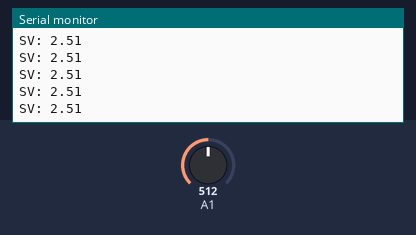
This sketch was run on a simulated Arduino Uno, built with avr-gcc and run on an emulated ATmega328P. Shown: the last lines printed to the serial monitor. Inputs (shaded band) come from the test bench; at power-on: A1 = 512.

Above: at 1.2 s.
1.3 s: A1 set to 716
At 2.3 s:
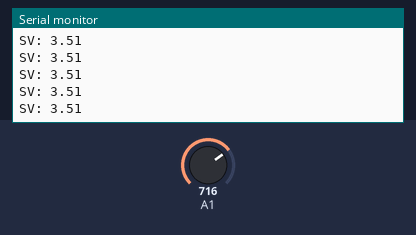
2.8 s: A1 set to 0
At 3.5 s:
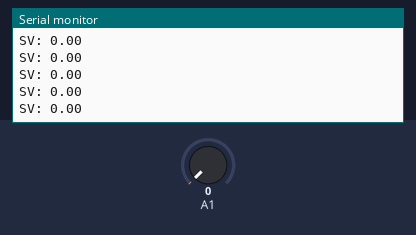
Timing chart, 0 to 5.8 s (numbered marks = the images above; inputs shaded):
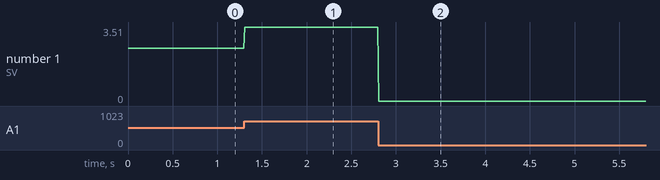

Measured:
- after the input at 1.3 s, the serial monitor: prints a new line at once (image 1)
- after the input at 2.8 s, the serial monitor: prints a new line at once (image 2)
- plotted number 1: 2.51 → 3.51 after the input at 1.3 s, 3.51 → 0 after the input at 2.8 s

The sketch:

Pengujian_Potensiometer.ino
```cpp
//ID Program
/* Aghniya Qinthara Rahmah Suherman
 * NIM : 191311033
 * Selasa, 06 Juli 2021
 * Prodi D-III Teknik Elektronika
 * Politeknik Negeri Bandung
 * Mata Kuliah Sistem Kendali Lanjut
 * Program Pengujian Potensiometer sebagai SV
*/
//-------------------------------- -------------------------------------\\

float SV;

void setup() {
  Serial.begin(9600);
}

void loop() {
  SV = analogRead(1)*0.0049;
  Serial.print("SV: ");
  Serial.println(SV);
  delay(10);

}
```
